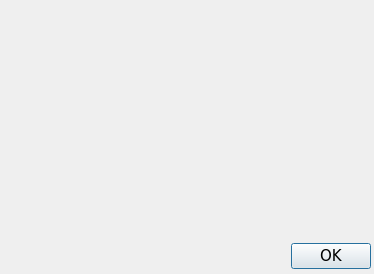
<?xml version="1.0" encoding="UTF-8"?>
<ui version="4.0">
 <class>About</class>
 <widget class="QDialog" name="About">
  <property name="windowModality">
   <enum>Qt::ApplicationModal</enum>
  </property>
  <property name="geometry">
   <rect>
    <x>0</x>
    <y>0</y>
    <width>374</width>
    <height>274</height>
   </rect>
  </property>
  <property name="font">
   <font>
    <family>Verdana</family>
    <pointsize>11</pointsize>
   </font>
  </property>
  <property name="windowTitle">
   <string>Об игре</string>
  </property>
  <widget class="QDialogButtonBox" name="buttonBox">
   <property name="geometry">
    <rect>
     <x>290</x>
     <y>240</y>
     <width>81</width>
     <height>32</height>
    </rect>
   </property>
   <property name="orientation">
    <enum>Qt::Horizontal</enum>
   </property>
   <property name="standardButtons">
    <set>QDialogButtonBox::Ok</set>
   </property>
  </widget>
 </widget>
 <resources/>
 <connections>
  <connection>
   <sender>buttonBox</sender>
   <signal>accepted()</signal>
   <receiver>About</receiver>
   <slot>accept()</slot>
   <hints>
    <hint type="sourcelabel">
     <x>248</x>
     <y>254</y>
    </hint>
    <hint type="destinationlabel">
     <x>157</x>
     <y>274</y>
    </hint>
   </hints>
  </connection>
  <connection>
   <sender>buttonBox</sender>
   <signal>rejected()</signal>
   <receiver>About</receiver>
   <slot>reject()</slot>
   <hints>
    <hint type="sourcelabel">
     <x>316</x>
     <y>260</y>
    </hint>
    <hint type="destinationlabel">
     <x>286</x>
     <y>274</y>
    </hint>
   </hints>
  </connection>
 </connections>
</ui>
